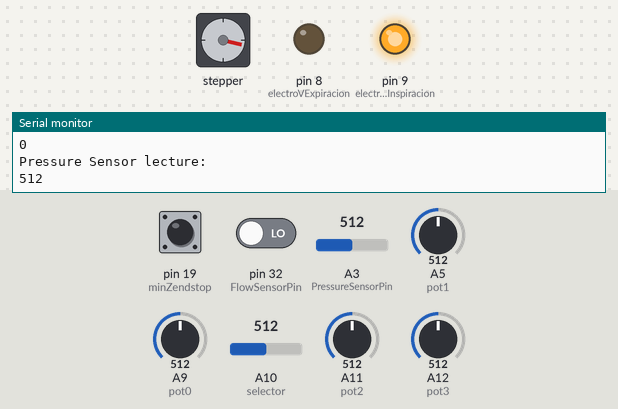
Simulated run of this sketch. Board: Arduino Mega 2560, built with avr-gcc and run on an emulated ATmega2560. Parts: stepper motor, output pins drawn as LEDs (lit = HIGH), the last lines printed to the serial monitor. The test bench sets the inputs (shaded band); at power-on: A3 (PressureSensorPin) = 512, A10 (selector) = 512, A9 (pot0) = 512, pin 19 (minZendstop) HIGH, pin 32 (FlowSensorPin) LOW, A5 (pot1) = 512, A11 (pot2) = 512, A12 (pot3) = 512. Stepper angles assume 200 steps per turn; pins used as bus, display or sensor lines are not drawn.

Above: at 1.2 s.
1.3 s: A3 (PressureSensorPin) set to 716
At 1.66 s:
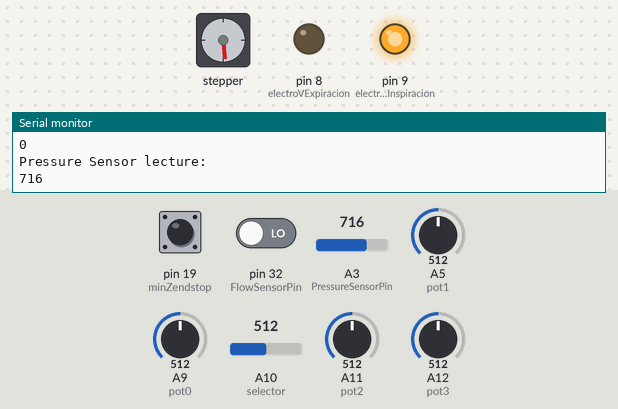
4.4 s: A10 (selector) set to 910
At 4.96 s:
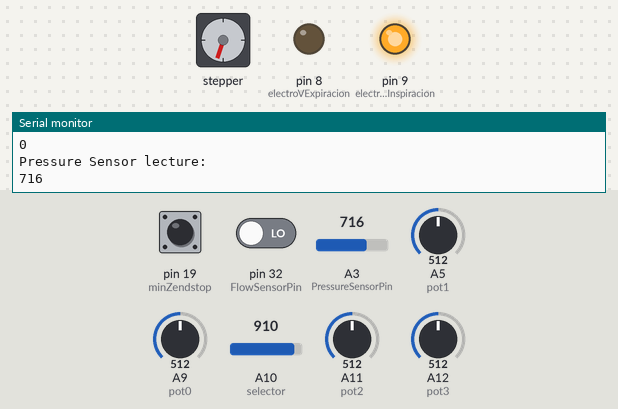
7.5 s: A3 (PressureSensorPin) set to 992
At 8.26 s:
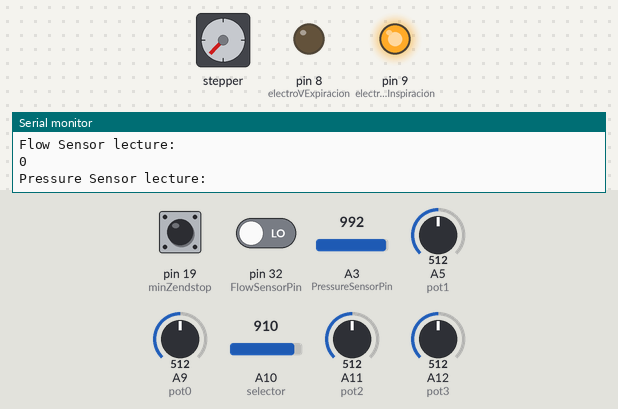
10.6 s: A9 (pot0) set to 716
Timing chart, 0 to 19.2 s (numbered marks = the images above; inputs shaded):
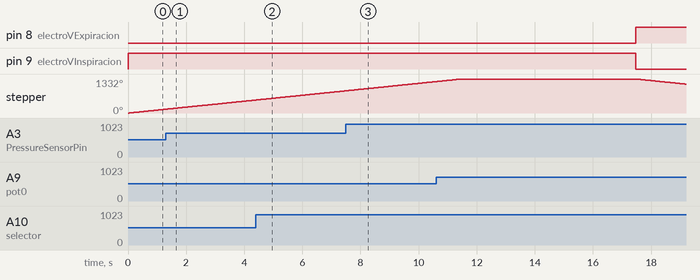

The sketch:

Ventilator_3.0.ino
```cpp
/*
 *
 * Ventilator software version 3.0
 * Created By: Miguel Califa
 * Start: 09.2020
 * Motivation: Implementing FreeRTOS we can do all tasks managed by OS.
 * Support: miguelangel5612@gmail.com
 *
 *

// Pins for the RAMPS board
const int X_STEP_PIN         = 54;
const int X_DIR_PIN          = 55;
const int X_ENABLE_PIN       = 38;  // Active LOW

const int Y_STEP_PIN         = 60;
const int Y_DIR_PIN          = 61;
const int Y_ENABLE_PIN       = 56;  // Active LOW

const int Z_STEP_PIN         = 46;
const int Z_DIR_PIN          = 48;
const int Z_ENABLE_PIN       = 62;  // Active LOW
 */

#include <Arduino_FreeRTOS.h>
#include <semphr.h>  // add the FreeRTOS functions for Semaphores (or Flags).
#include <AccelStepper.h>  // Stepper / servo library with step pulse / dir interface

#define pin_Stepper_DIR        55
#define pin_Stepper_Step       54
#define pin_Stepper_Disable    38

#define pin_SDA               A4
#define pin_SCL               A5
#define minZendstop           19

#define SERIAL_BAUD 115200  // Serial port communication speed
#define motorMaxAcceleration    4000
#define electroVExpiracion    8
#define electroVInspiracion   9
#define delayDriverResponse   1
#define delayToRemoveInercia 100

#define pot0 A9 // Volumen
#define pot1 A5 // Relacion Inspiracion/Expiracion
#define pot2 A11 // PIP
#define pot3 A12 // Frecuencia respiratoria
#define selector A10

// Configs
#define maxVolume 600 //cm3
#define minVolume 100 //cm3
#define maxIE 3.2 //relacion (Adimensional)
#define minIE 1 //relacion (Adimensional)
#define maxPip 80 //cmH2O
#define minPip 5 //cmH2O
#define maxFreq 35 //35 por minuto
#define minFreq 6 //6 por minuto
//EQ
float m1 = (maxVolume-minVolume)/(1024.0-0.0);
float m2 = (maxIE-minIE)/(1024.0-0.0);
float m3 = (maxPip-minPip)/(1024.0-0.0);
float m4 = (maxFreq-minFreq)/(1024.0-0.0);

short sel = 0; //0 - Apagado; 1 - Control volumen; 2 - Control Presion
int temp = 0, volume, PIP, freq;
float IE;


double motorSpeed = 800;
double maxRecorridoMotor = 900;

double relacionInspiracionExpiracion = 1;
float tiempoInspiracionExpiracion = 0.4;

int cantidadCiclos = 0;

const int distanceToEndstopMinZ = 160;
const int distanceToTouchAmbu = 0;
const int PressureSensorPin = A3;
const int FlowSensorPin = 32;

// Declare a mutex Semaphore Handle which we will use to manage the Serial Port.
// It will be used to ensure only only one Task is accessing this resource at any time.
SemaphoreHandle_t xSerialSemaphore;
AccelStepper stepper(1, pin_Stepper_Step, pin_Stepper_DIR);

// define two Tasks for DigitalRead & AnalogRead
void TaskDigitalRead( void *pvParameters );
void TaskAnalogRead( void *pvParameters );

// the setup function runs once when you press reset or power the board
void setup() {

  // initialize serial communication at 9600 bits per second:
  Serial.begin(9600);
  ArduinoSetup();

  while (!Serial) {
    ; // wait for serial port to connect. Needed for native USB, on LEONARDO, MICRO, YUN, and other 32u4 based boards.
  }

  // Semaphores are useful to stop a Task proceeding, where it should be paused to wait,
  // because it is sharing a resource, such as the Serial port.
  // Semaphores should only be used whilst the scheduler is running, but we can set it up here.
  if ( xSerialSemaphore == NULL )  // Check to confirm that the Serial Semaphore has not already been created.
  {
    xSerialSemaphore = xSemaphoreCreateMutex();  // Create a mutex semaphore we will use to manage the Serial Port
    if ( ( xSerialSemaphore ) != NULL )
      xSemaphoreGive( ( xSerialSemaphore ) );  // Make the Serial Port available for use, by "Giving" the Semaphore.
  }

  // Now set up Tasks to run independently.
  xTaskCreate(
    TaskVentilatePatient
    ,  "Ventilate_Patient"
    ,  128  // Stack size
    ,  NULL
    ,  1  // Priority
    ,  NULL );

  xTaskCreate(
    TaskLeerPots
    ,  "Read controls"
    ,  128  // Stack size
    ,  NULL
    ,  2  // Priority
    ,  NULL );

  xTaskCreate(
    TaskMonitorVars
    ,  "Monitor vars"
    ,  128  // Stack size
    ,  NULL
    ,  3  // Priority
    ,  NULL );
  // Now the Task scheduler, which takes over control of scheduling individual Tasks, is automatically started.

}

void loop()
{
  // Empty. Things are done in Tasks.
}

/*--------------------------------------------------*/
/*---------------------- Tasks ---------------------*/
/*--------------------------------------------------*/
void TaskMonitorVars( void *pvParameters __attribute__((unused)) )  // This is a Task.
{

  for (;;)
  {
    monitorVars();
    vTaskDelay(1);  // one tick delay (15ms) in between reads for stability
  }
}

void TaskLeerPots( void *pvParameters __attribute__((unused)) )  // This is a Task.
{

  for (;;)
  {
    leerPots();
    vTaskDelay(1);  // one tick delay (15ms) in between reads for stability
  }
}

void TaskVentilatePatient( void *pvParameters __attribute__((unused)) )  // This is a Task.
{

  for (;;)
  {
    loopVentilator();
    vTaskDelay(1);  // one tick delay (15ms) in between reads for stability
  }
}

void monitorVars()
{
  serialShow("Flow Sensor lecture: ");
  serialShow(String(digitalRead(FlowSensorPin)));
  serialShow("Pressure Sensor lecture: ");
  serialShow(String(analogRead(PressureSensorPin)));
  vTaskDelay(32);  // one tick delay (15ms) in between reads for stability
  vTaskDelay(1);  // one tick delay (15ms) in between reads for stability
}
void ArduinoSetup()
{

  // put your setup code here, to run once:
  Serial.begin(SERIAL_BAUD);
  pinMode(electroVExpiracion, OUTPUT);
  pinMode(electroVInspiracion, OUTPUT);
  pinMode(FlowSensorPin, INPUT);
  pinMode(PressureSensorPin, INPUT);
  pinMode(minZendstop, INPUT_PULLUP);

  pinMode(pin_Stepper_DIR, OUTPUT);

  pinMode(pin_Stepper_Step, OUTPUT);
  digitalWrite(pin_Stepper_Step, LOW);    // active (inverted)

  pinMode(pin_Stepper_Disable, OUTPUT);
  digitalWrite(pin_Stepper_Disable, HIGH);

  stepper.setMaxSpeed(motorMaxAcceleration);

  pinMode(pot0, INPUT);
  pinMode(pot1, INPUT);
  pinMode(pot2, INPUT);
  pinMode(pot3, INPUT);

  pinMode(selector, INPUT);

  Serial.begin(9600);
  Serial.println("Init started");

  digitalWrite(pin_Stepper_DIR, HIGH);     // active (inverted)

  /* DESCOMENTAR, IMPORTANTEEEE
  while(!z0reached())
  {
      stepper.setSpeed(-motorSpeed);
      stepper.runSpeed();
      Serial.println("Buscando origen...");
  }

  delay(150);

  alejarseFinalCarrera();

  delay(150);
  */
}

void loopVentilator()
{
   digitalWrite(electroVExpiracion, LOW);
  digitalWrite(electroVInspiracion, HIGH);
  serialShow("Inspiracion");
  //serialShowln(stepper.currentPosition());
  serialShow("Avance lento");
  while (stepper.currentPosition() < (maxRecorridoMotor - distanceToEndstopMinZ - distanceToTouchAmbu))  {
    stepper.setSpeed(motorSpeed);
    stepper.runSpeed();
    //serialShowln(stepper.currentPosition());
    vTaskDelay(delayDriverResponse);
  }
  //while(1);
  vTaskDelay(tiempoInspiracionExpiracion*1000);

  digitalWrite(electroVExpiracion, HIGH);
  digitalWrite(electroVInspiracion, LOW);
  serialShow("Expiracion");
  serialShow("Reversa rapida");
  while ((stepper.currentPosition() > distanceToEndstopMinZ) & (!z0reached()))   {
    stepper.setSpeed(-(motorSpeed/relacionInspiracionExpiracion));
    stepper.runSpeed();
    vTaskDelay(delayDriverResponse);
    //serialShowln(stepper.currentPosition());
  }

  delay(delayToRemoveInercia); // Elimina la inercia que lleve el brazo
  if(z0reached()) alejarseFinalCarrera();
  //delay(tiempoInspiracionExpiracion*1000);
  cantidadCiclos++;
  serialShow("Ciclos: ");
  serialShow(String(cantidadCiclos));

}
void leerPots()
{
    temp = analogRead(pot0);
    volume = m1*temp + minVolume;

    temp = analogRead(pot1);
    IE = m2*temp + minIE;

    temp = analogRead(pot2);
    PIP = m3*temp + minPip;

    temp = analogRead(pot3);
    freq = m4*temp + minFreq;

    temp = analogRead(selector);
    if(temp <= 10)  sel = 1;
    else if(temp > 10 & temp<900) sel = 0;
    else sel = 2;
}
void calcularTiempos()
{
  // 19 de agosto de 2020
  // Elaborado por Miguel Angel Califa Urquiza
  // Esta funcion es de vital importancia para el correcto funcionamiento del ventilador, por ello sera documentada especialmente
  // 1. Con base en la frecuencia respiratoria, hallo el periodo de cada ciclo
  // 2. Con la relacion inspiracion y expiracion hallo los tiempos que debe tardar cada parte del ciclo
  // 3. Por ultimo si tengo bastante tiempo de expiracion, puedo permitir que el motor descanse o se detenga por completo puesto que la expiracion es un proceso mecanico
  int periodo = 0;
}

void alejarseFinalCarrera()
{
  // Para alejarme 50 pasos del final de carrera
  stepper.setCurrentPosition(0);
  while (stepper.currentPosition() < (distanceToEndstopMinZ + distanceToTouchAmbu))  {
    stepper.setSpeed(motorSpeed);
    stepper.runSpeed();
    delay(delayDriverResponse);
    serialShow("Alejandome del final de carrera...");
    //serialShowln(stepper.currentPosition());
  }
}

bool z0reached()
{
  return !digitalRead(minZendstop);
}
void serialShow(String msg)
{
  if ( xSemaphoreTake( xSerialSemaphore, ( TickType_t ) 5 ) == pdTRUE )
    {
      Serial.println(msg);
      xSemaphoreGive( xSerialSemaphore ); // Now free or "Give" the Serial Port for others.
    }
}
```
